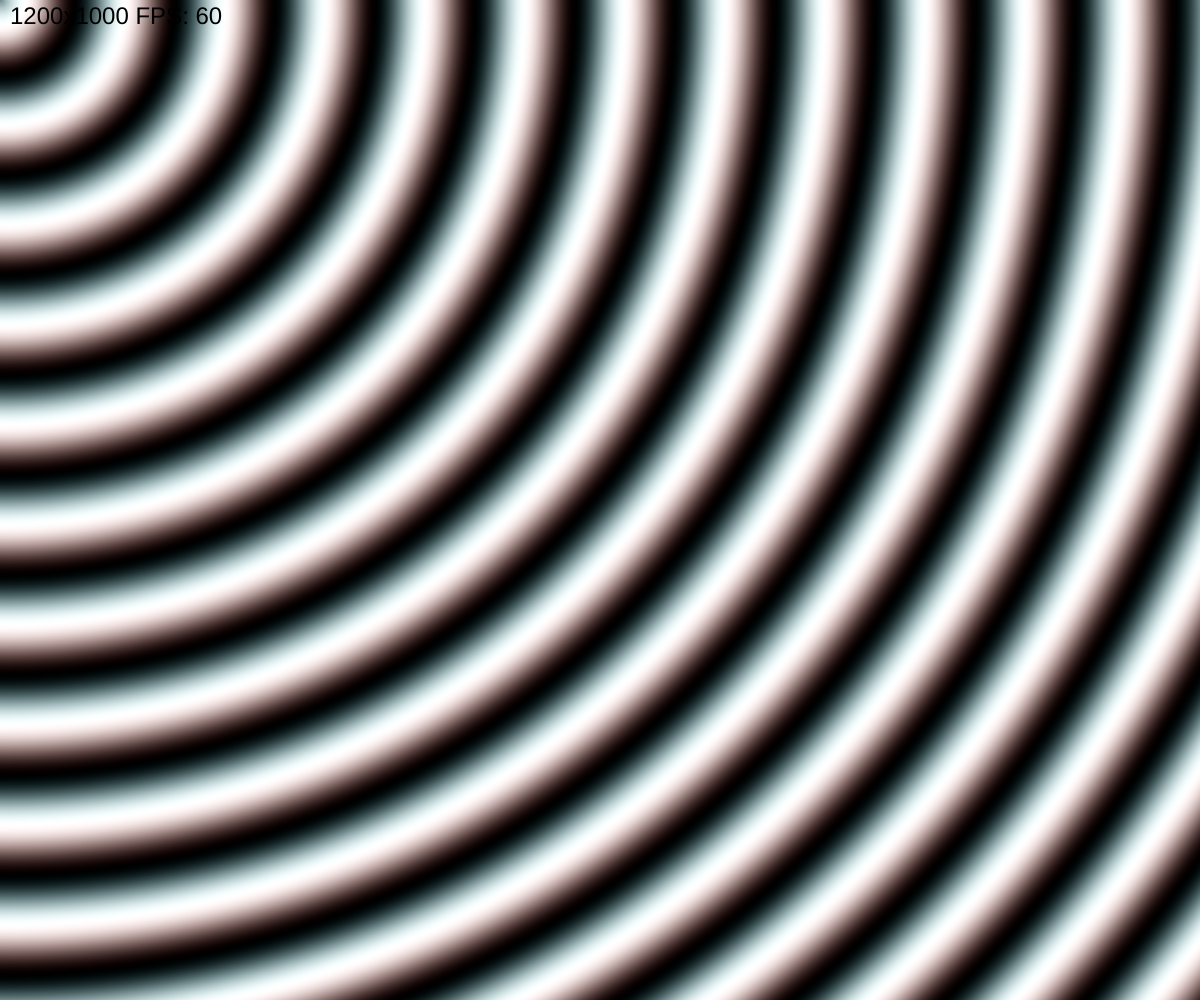
Frame 1 (no input)
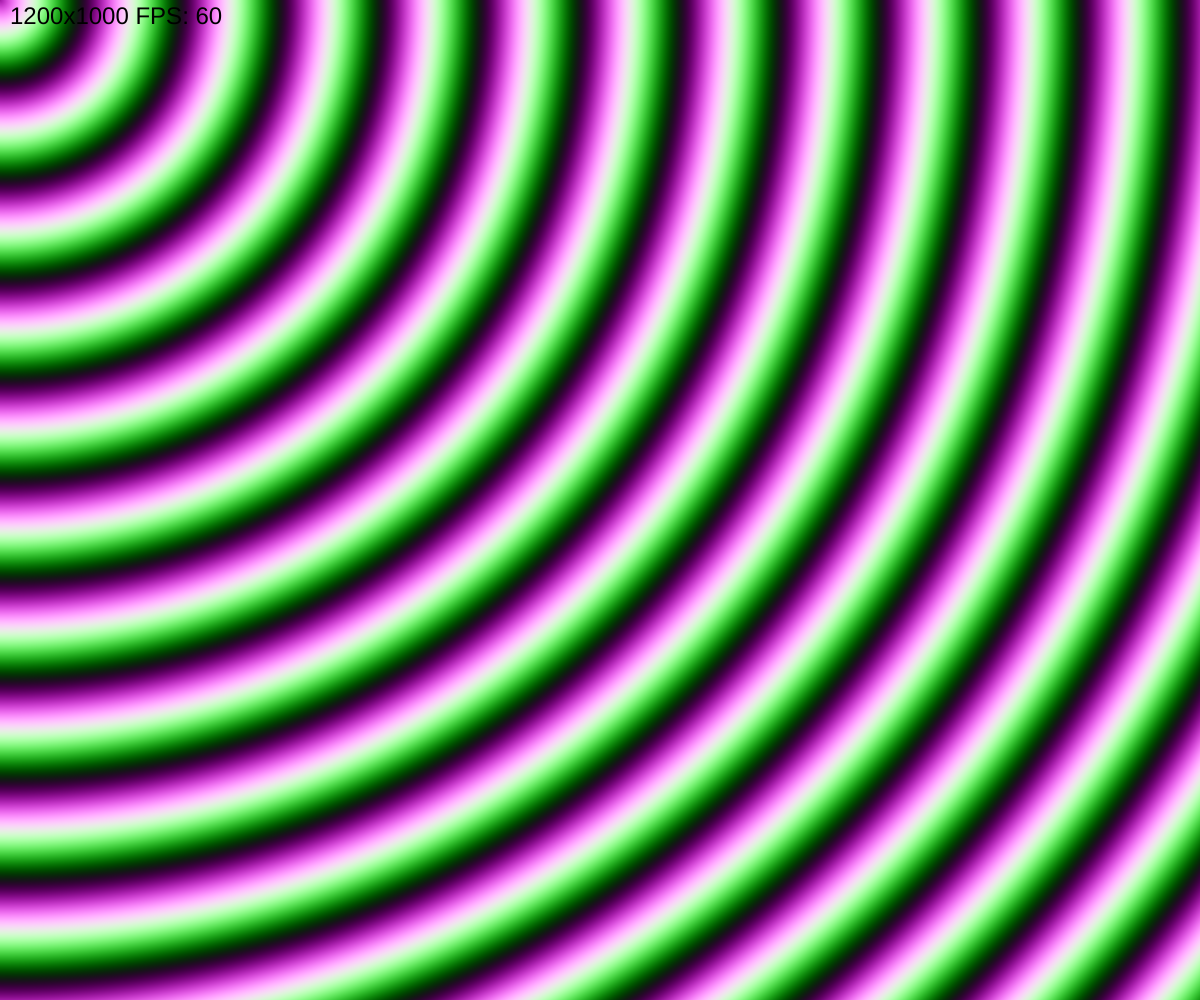
Frame 60 (no input)
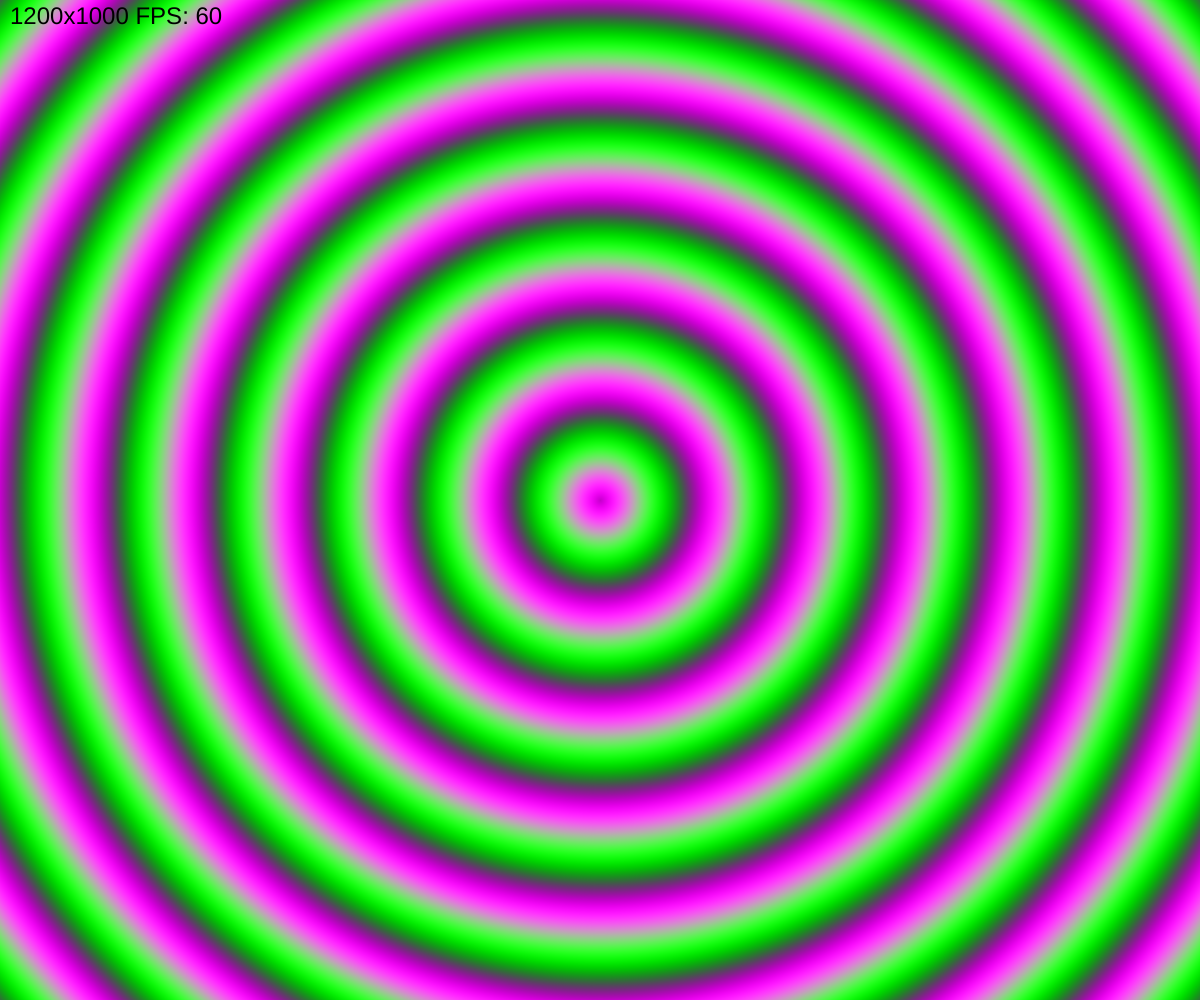
Frame 120 (the mouse pressed at the canvas centre since frame 60)

The p5.js sketch that drew these frames (run headless with seeded random() and noise() and a simulated clock; from frame 60 on, the mouse is pressed at the canvas centre):

// p5.js sketch
// ── sketch.js

function setup() {
  createCanvas(windowWidth, windowHeight);
  pixelDensity(1);
}

function draw() {
  background(255);
  
  loadPixels();
  // Draw a simple 2D gradient
  for (let y = 0; y < height; y++) {  
    for (let x = 0; x < width; x++) {
      // Compute color with an external function
      const rgba = computePixelColor2(x, y, width, height, mouseX, mouseY, frameCount, 100);

      const index = 4 * (x + y * width);
      pixels[index + 0] = rgba[0];
      pixels[index + 1] = rgba[1];
      pixels[index + 2] = rgba[2];
      pixels[index + 3] = rgba[3];
    }
  }
  updatePixels();

  textSize(24);
  text(`${width}x${height} FPS: ${Math.round(frameRate(), 0)}`, 10, 24);
}

function windowResized() {
  resizeCanvas(windowWidth, windowHeight);
}


// Define a function to calculate a color based on
// the pixel location and screen size
function computePixelColor(x, y, width, height) {
  const nx = x / width;
  const ny = y / height;
  return [255 * nx, 255 * ny, 0, 255];  // [R, G, B, A]
}

// Define a function to calculate a color based on
// the pixel location and custom additional parameters
function computePixelColor2(x, y, width, height, mouseX, mouseY, frame, waveLength) {
  const dx = mouseX - x;
  const dy = mouseY - y;
  const d = Math.sqrt(dx * dx + dy * dy);

  const r = 255 * 0.5 * (Math.sin(2 * Math.PI * d / waveLength - 0.1 * frame) + 1);
  const g = 255 * 0.5 * (Math.sin(2 * Math.PI * d / waveLength + 0.09 * frame) + 1);
  const b = 255 * 0.5 * (Math.sin(2 * Math.PI * d / waveLength + 0.11 * frame) + 1);

  return [r, g, b, 255];  // [R, G, B, A]
}
